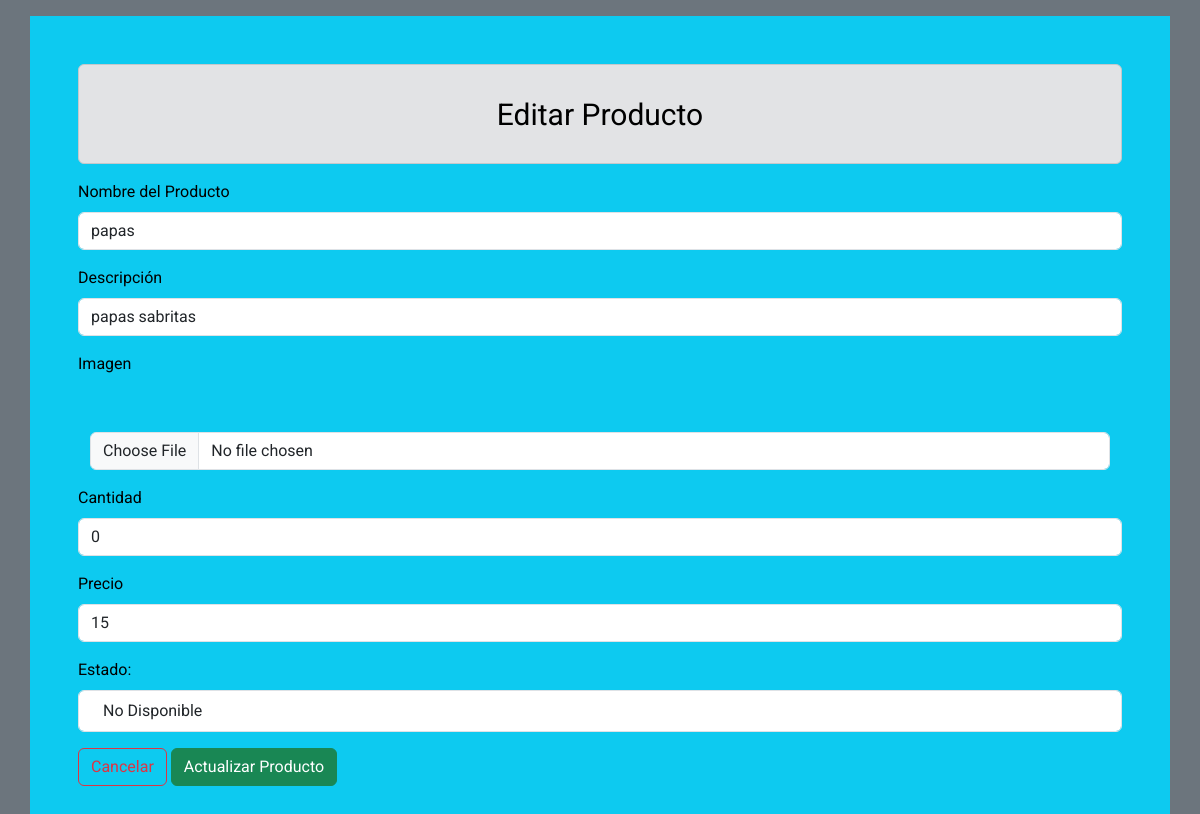
The app's page /src/webAdmin/edit_Products.php?idProducts=1, older data.
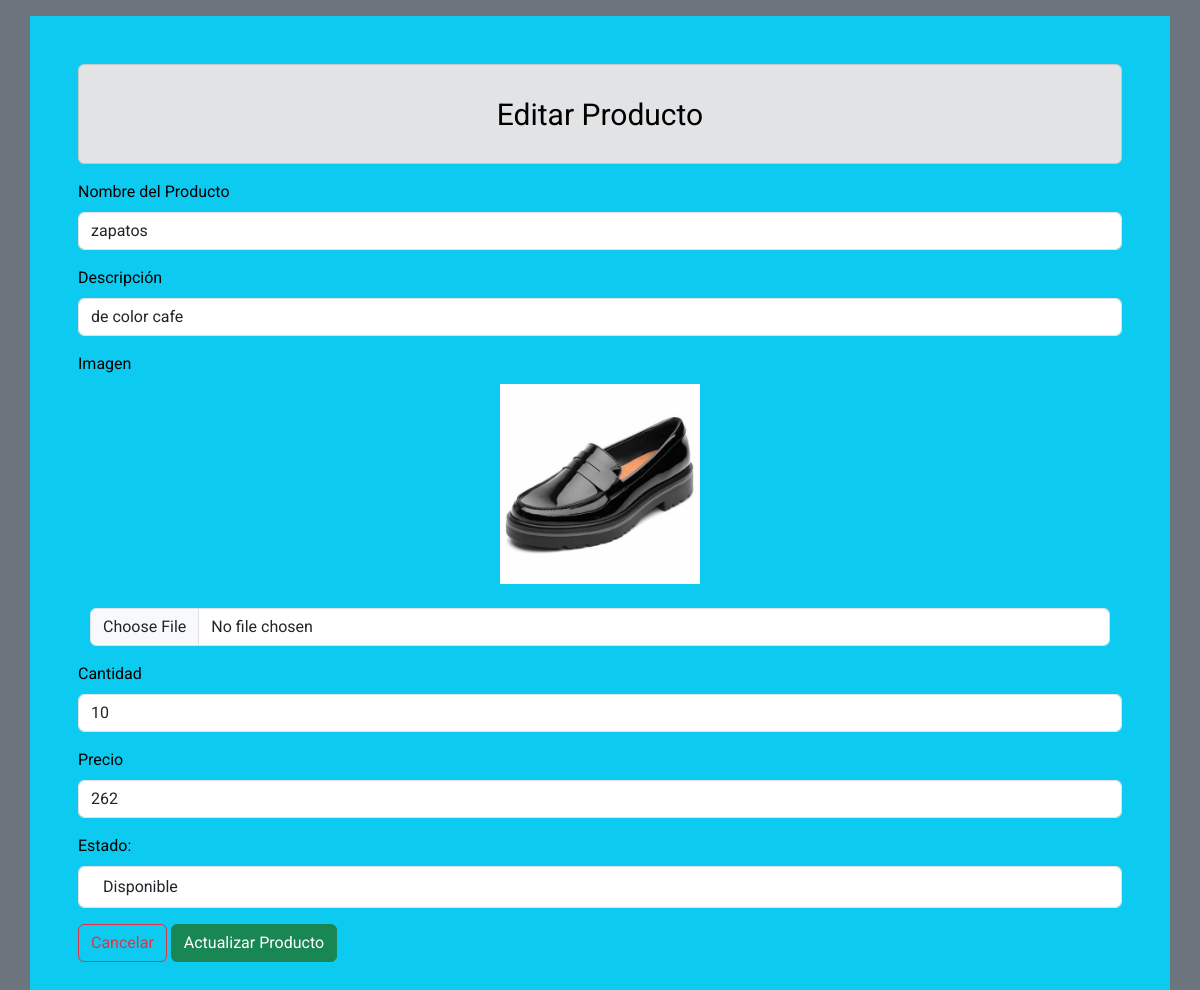
The same page, newer data.
### tables this page shows
CREATE TABLE `productos` (
  `id_producto` int(11) NOT NULL,
  `nombre` varchar(50) NOT NULL,
  `description` varchar(100) NOT NULL,
  `stock` int(11) NOT NULL DEFAULT 0,
  `Precio` float DEFAULT 0,
  `imagen` varchar(250) NOT NULL,
  `Estado` varchar(20) NOT NULL DEFAULT 'Disponible'
);

### src/webAdmin/edit_Products.php (the view, shortened to what this page needs)
<?php
  include('./../../includes/conexion.php');
  $id = $_GET['idProducts'];
?>
<!DOCTYPE html>
<html lang="en">
<head>
    <?php
     include("./../../includes/head.php");
?>
    <link rel="stylesheet" href="./../../css/main.css">
</head>
<?php
$query ="SELECT*FROM productos WHERE id_producto ='$id'";
$result = mysqli_query($conn,$query);
while($row = mysqli_fetch_array($result)){
	$name = $row['nombre'];
	$description = $row['description'];
    $cant = $row['stock'];
    $precio = $row['Precio'];
    $img = $row['imagen'];
}
?>
<body class="text-bg-secondary p-3">
    <div class="container formLogin text-bg-info p-5">
        <div class="alert alert-secondary lb-login" role="alert">
            Editar Producto
        </div>
        <form action=" ./../../crud/edit_Products.php?idProducts=" method="post">
            <div class="mb-3">
                <label for="exampleInputEmail1" class="form-label">Nombre del Producto</label>
                <input value="<?php echo  $name; ?>" type="text" class="form-control" id="producto" name="producto">
            </div>
            <div class="mb-3">
                <label for="exampleInputEmail1" class="form-label">Descripción</label>
                <input value="<?php echo  $description; ?>" type="text" class="form-control" id="descripcion"
                    name="descripcion">
            </div>
            <div class="mb-3">
                <label for="exampleInputEmail1" class="form-label">Imagen</label>
                <div class="container text-center">
                    <div class="row">
                        <div class="col">
                            <img style="width: 200px;" class="img-fluid" src="<?php echo "./../../img/".$img; ?>"
                                alt="">
                            <br><br>
                            <input type="file" class="form-control" id="inputGroupFile04" name="inputGroupFile04"
                                aria-describedby=" inputGroupFileAddon04" aria-label="Upload" required>
                        </div>
                    </div>
                </div>
            </div>
            <div class=" mb-3">
                <label for="exampleInputEmail1" class="form-label">Cantidad</label>
                <input value="<?php echo  $cant; ?>" type="text" class="form-control txtCant" id="cantidad"
                    name="cantidad">
            </div>
            <div class="mb-3">
                <label for="exampleInputEmail1" class="form-label">Precio</label>
                <input value="<?php echo  $precio; ?>" type="text" class="form-control" id="precio" name="precio">
            </div>
            <div class=" mb-3">
                <label for="exampleInputEmail1" class="form-label">Estado: </label>
                <select
                    class="valueSelect form-control border border-gray-400 px-4 py-2 rounded w-full focus:outline-none focus:border-teal-400"
                    name="status" id="status" required>
                    <?php
                            if($cant == 0){
                                echo '<option value="No Disponible">No Disponible</option>';
                            }else if($cant > 0){
                                echo '<option value="Disponible">Disponible</option>';
                            }
                        ?>
                </select>
            </div>
            <a href="./dashboard.php" type="submit" class="btn btn-outline-danger">Cancelar</a>
            <button type="submit" class="btn btn-success btndanger" id="btndanger">Actualizar Producto</button>
        </form>
    </div>
</body>
</html>

Row changes from the older to the newer data that the page shows:
changed productos: producto "papas" → "zapatos"; descripcion "papas sabritas" → "de color cafe"; imagen: picture added; cantidad "0" → "10"; precio "15" → "262"; status "No Disponible" → "Disponible"
